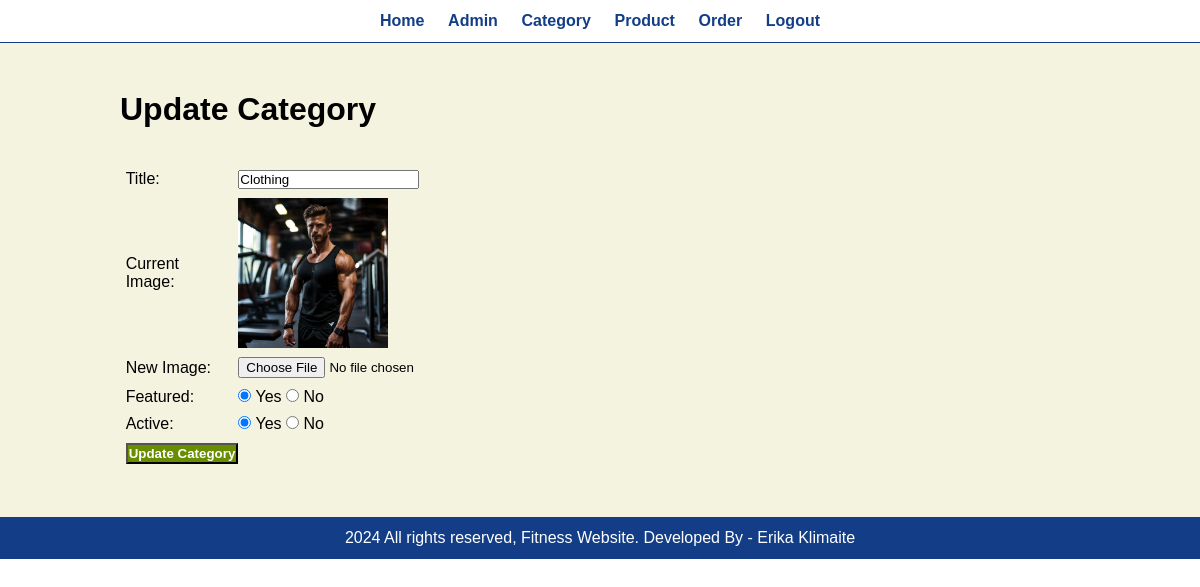
The app's page /admin/update-category.php?id=3 (signed in) with its own data.
### tables this page shows
CREATE TABLE `tbl_category` (
  `id` int(10) UNSIGNED NOT NULL,
  `title` varchar(100) NOT NULL,
  `image_name` varchar(255) NOT NULL,
  `featured` varchar(10) NOT NULL,
  `active` varchar(10) NOT NULL
);

### admin/update-category.php (the view, shortened to what this page needs)
<?php include('partials/menu.php'); ?>
<div class="content">
    <div class="wrapper">
        <h1>Update Category</h1>
        <br><br>
        <?php
            if(isset($_GET['id']))
            {
                $id = $_GET['id'];
                $sql = "SELECT * FROM tbl_category WHERE id=$id";
                $res = mysqli_query($conn, $sql);
                $count = mysqli_num_rows($res);
                if($count==1)
                {
                    $row = mysqli_fetch_assoc($res);
                    $title = $row['title'];
                    $current_image = $row['image_name'];
                    $featured = $row['featured'];
                    $active = $row['active'];
                }
                else
                {
                    $_SESSION['no-category-found'] = "<div class='error'>Category not Found.</div>";
                    header('location:'.SITEURL.'admin/manage-category.php');
                }
            }
            else
            {
                header('location:'.SITEURL.'admin/manage-category.php');
            }
        ?>
        <form action="" method="POST" enctype="multipart/form-data">
            <table class="tbl-30">
                <tr>
                    <td>Title: </td>
                    <td>
                        <input type="text" name="title" value="<?php echo $title; ?>">
                    </td>
                </tr>
                <tr>
                    <td>Current Image: </td>
                    <td>
                        <?php
                            if($current_image != "")
                            {
                                ?>
                                <img src="<?php echo SITEURL; ?>images/category/<?php echo $current_image; ?>" width="150px">
                                <?php
                            }
                            else
                            {
                                echo "<div class='error'>Image Not Added.</div>";
                            }
                        ?>
                    </td>
                </tr>
                <tr>
                    <td>New Image: </td>
                    <td>
                        <input type="file" name="image">
                    </td>
                </tr>
                <tr>
                    <td>Featured: </td>
                    <td>
                        <input <?php if($featured=="Yes"){echo "checked";} ?> type="radio" name="featured" value="Yes"> Yes
                        <input <?php if($featured=="No"){echo "checked";} ?> type="radio" name="featured" value="No"> No
                    </td>
                </tr>
                <tr>
                    <td>Active: </td>
                    <td>
                        <input <?php if($active=="Yes"){echo "checked";} ?> type="radio" name="active" value="Yes"> Yes
                        <input <?php if($active=="No"){echo "checked";} ?> type="radio" name="active" value="No"> No
                    </td>
                </tr>
                <tr>
                    <td>
                        <input type="submit" name="submit" value="Update Category" class="btn-secondary">
                    </td>
                </tr>
            </table>
        </form>
    </div>
</div>
<?php include('partials/footer.php'); ?>

### css/admin.css (style rules this page uses)
* { margin: 0; padding: 0; font-family: sans-serif; }
.wrapper { padding: 1%; width: 80%; margin: 0 auto; }
.tbl-30 { width: 30%; }
table tr td { padding: 1%; }
.btn-secondary { background-color: #688e00; padding: 1%; color: white; text-decoration: none; font-weight: bold; }
.content { background-color: #F3F3E0; padding: 3% 0; }

### records on screen
tbl_category: title "Clothing", image_name (picture), featured "☑", active "☑"
